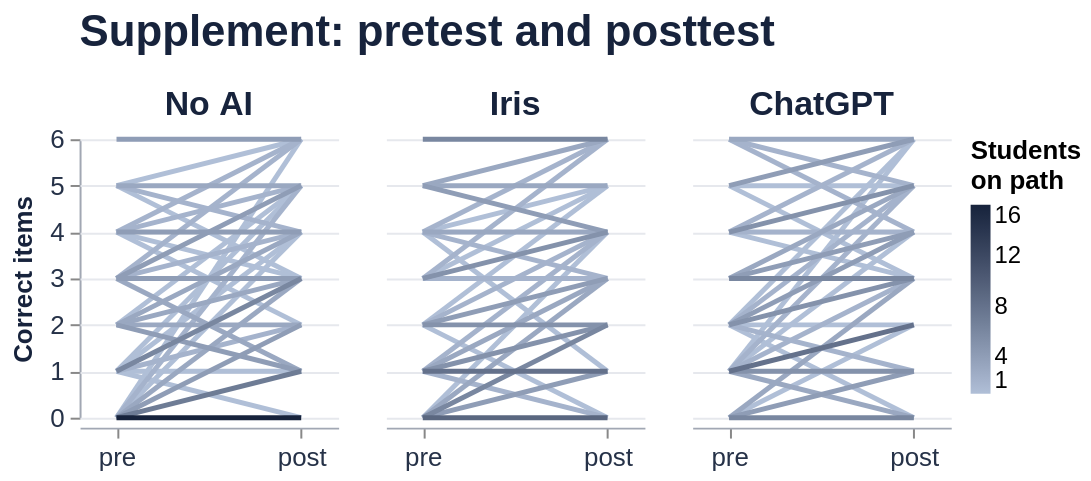

Vega-Lite specification stored for this chart:
### Vega-Lite specification from a JSON file in a GitHub repository (floating-point values rounded to 4 significant figures)
{"$schema": "https://vega.github.io/schema/vega-lite/v6.json", "title": {"frame": "group", "text": "Supplement: pretest and posttest", "fontSize": 22, "offset": 16}, "data": {"values": [{"group": "No AI", "pre": 1, "post": 5, "path": "1:5", "count": 1}, {"group": "No AI", "pre": 0, "post": 6, "path": "0:6", "count": 1}, {"group": "No AI", "pre": 5, "post": 3, "path": "5:3", "count": 1}, {"group": "No AI", "pre": 4, "post": 3, "path": "4:3", "count": 1}, {"group": "No AI", "pre": 5, "post": 6, "path": "5:6", "count": 1}, {"group": "No AI", "pre": 1, "post": 0, "path": "1:0", "count": 1}, {"group": "No AI", "pre": 0, "post": 4, "path": "0:4", "count": 1}, {"group": "No AI", "pre": 2, "post": 5, "path": "2:5", "count": 1}, {"group": "No AI", "pre": 4, "post": 2, "path": "4:2", "count": 1}, {"group": "No AI", "pre": 1, "post": 4, "path": "1:4", "count": 1}, {"group": "No AI", "pre": 1, "post": 1, "path": "1:1", "count": 1}, {"group": "Iris", "pre": 4, "post": 5, "path": "4:5", "count": 1}, {"group": "Iris", "pre": 2, "post": 0, "path": "2:0", "count": 1}, {"group": "Iris", "pre": 0, "post": 4, "path": "0:4", "count": 1}, {"group": "Iris", "pre": 3, "post": 5, "path": "3:5", "count": 1}, {"group": "Iris", "pre": 2, "post": 5, "path": "2:5", "count": 1}, {"group": "Iris", "pre": 4, "post": 1, "path": "4:1", "count": 1}, {"group": "ChatGPT", "pre": 2, "post": 0, "path": "2:0", "count": 1}, {"group": "ChatGPT", "pre": 1, "post": 6, "path": "1:6", "count": 1}, {"group": "ChatGPT", "pre": 2, "post": 6, "path": "2:6", "count": 1}, {"group": "ChatGPT", "pre": 5, "post": 5, "path": "5:5", "count": 1}, {"group": "ChatGPT", "pre": 4, "post": 3, "path": "4:3", "count": 1}, {"group": "ChatGPT", "pre": 1, "post": 4, "path": "1:4", "count": 1}, {"group": "ChatGPT", "pre": 0, "post": 2, "path": "0:2", "count": 1}, {"group": "ChatGPT", "pre": 5, "post": 3, "path": "5:3", "count": 1}, {"group": "ChatGPT", "pre": 2, "post": 2, "path": "2:2", "count": 1}, {"group": "No AI", "pre": 0, "post": 5, "path": "0:5", "count": 2}, {"group": "No AI", "pre": 3, "post": 4, "path": "3:4", "count": 2}, {"group": "No AI", "pre": 4, "post": 6, "path": "4:6", "count": 2}, {"group": "No AI", "pre": 3, "post": 6, "path": "3:6", "count": 2}, {"group": "No AI", "pre": 4, "post": 5, "path": "4:5", "count": 2}, {"group": "No AI", "pre": 5, "post": 4, "path": "5:4", "count": 2}, {"group": "No AI", "pre": 1, "post": 2, "path": "1:2", "count": 2}, {"group": "Iris", "pre": 2, "post": 4, "path": "2:4", "count": 2}, {"group": "Iris", "pre": 4, "post": 3, "path": "4:3", "count": 2}, {"group": "Iris", "pre": 1, "post": 4, "path": "1:4", "count": 2}, {"group": "Iris", "pre": 3, "post": 3, "path": "3:3", "count": 2}, {"group": "Iris", "pre": 4, "post": 6, "path": "4:6", "count": 2}, {"group": "Iris", "pre": 3, "post": 6, "path": "3:6", "count": 2}, {"group": "Iris", "pre": 1, "post": 0, "path": "1:0", "count": 2}, {"group": "ChatGPT", "pre": 4, "post": 6, "path": "4:6", "count": 2}, {"group": "ChatGPT", "pre": 1, "post": 5, "path": "1:5", "count": 2}, {"group": "ChatGPT", "pre": 2, "post": 1, "path": "2:1", "count": 2}, {"group": "ChatGPT", "pre": 4, "post": 4, "path": "4:4", "count": 2}, {"group": "ChatGPT", "pre": 6, "post": 4, "path": "6:4", "count": 2}, {"group": "ChatGPT", "pre": 6, "post": 5, "path": "6:5", "count": 2}, {"group": "ChatGPT", "pre": 1, "post": 3, "path": "1:3", "count": 2}, {"group": "ChatGPT", "pre": 2, "post": 5, "path": "2:5", "count": 2}, {"group": "No AI", "pre": 2, "post": 3, "path": "2:3", "count": 3}, {"group": "No AI", "pre": 2, "post": 2, "path": "2:2", "count": 3}, {"group": "No AI", "pre": 0, "post": 3, "path": "0:3", "count": 3}, {"group": "No AI", "pre": 2, "post": 4, "path": "2:4", "count": 3}, {"group": "No AI", "pre": 3, "post": 1, "path": "3:1", "count": 3}, {"group": "No AI", "pre": 5, "post": 5, "path": "5:5", "count": 3}, {"group": "Iris", "pre": 4, "post": 4, "path": "4:4", "count": 3}, {"group": "Iris", "pre": 5, "post": 6, "path": "5:6", "count": 3}, {"group": "Iris", "pre": 5, "post": 5, "path": "5:5", "count": 3}, {"group": "Iris", "pre": 0, "post": 3, "path": "0:3", "count": 3}, {"group": "Iris", "pre": 1, "post": 3, "path": "1:3", "count": 3}, {"group": "ChatGPT", "pre": 6, "post": 6, "path": "6:6", "count": 3}, {"group": "ChatGPT", "pre": 0, "post": 3, "path": "0:3", "count": 3}, {"group": "ChatGPT", "pre": 3, "post": 5, "path": "3:5", "count": 3}, {"group": "ChatGPT", "pre": 1, "post": 0, "path": "1:0", "count": 3}, {"group": "No AI", "pre": 2, "post": 1, "path": "2:1", "count": 4}, {"group": "No AI", "pre": 0, "post": 2, "path": "0:2", "count": 4}, {"group": "No AI", "pre": 3, "post": 5, "path": "3:5", "count": 4}, {"group": "No AI", "pre": 6, "post": 6, "path": "6:6", "count": 4}, {"group": "No AI", "pre": 3, "post": 3, "path": "3:3", "count": 4}, {"group": "No AI", "pre": 4, "post": 4, "path": "4:4", "count": 4}, {"group": "Iris", "pre": 2, "post": 3, "path": "2:3", "count": 4}, {"group": "Iris", "pre": 5, "post": 4, "path": "5:4", "count": 4}, {"group": "Iris", "pre": 0, "post": 1, "path": "0:1", "count": 4}, {"group": "ChatGPT", "pre": 2, "post": 4, "path": "2:4", "count": 4}, {"group": "ChatGPT", "pre": 5, "post": 6, "path": "5:6", "count": 4}, {"group": "ChatGPT", "pre": 0, "post": 1, "path": "0:1", "count": 4}, {"group": "ChatGPT", "pre": 3, "post": 4, "path": "3:4", "count": 4}, {"group": "Iris", "pre": 1, "post": 2, "path": "1:2", "count": 5}, {"group": "Iris", "pre": 2, "post": 2, "path": "2:2", "count": 5}, {"group": "Iris", "pre": 3, "post": 4, "path": "3:4", "count": 5}, {"group": "ChatGPT", "pre": 4, "post": 5, "path": "4:5", "count": 5}, {"group": "ChatGPT", "pre": 1, "post": 1, "path": "1:1", "count": 5}, {"group": "ChatGPT", "pre": 2, "post": 3, "path": "2:3", "count": 5}, {"group": "No AI", "pre": 1, "post": 3, "path": "1:3", "count": 6}, {"group": "Iris", "pre": 6, "post": 6, "path": "6:6", "count": 6}, {"group": "Iris", "pre": 0, "post": 2, "path": "0:2", "count": 6}, {"group": "ChatGPT", "pre": 3, "post": 3, "path": "3:3", "count": 6}, {"group": "ChatGPT", "pre": 0, "post": 0, "path": "0:0", "count": 6}, {"group": "No AI", "pre": 0, "post": 1, "path": "0:1", "count": 7}, {"group": "Iris", "pre": 1, "post": 1, "path": "1:1", "count": 8}, {"group": "ChatGPT", "pre": 1, "post": 2, "path": "1:2", "count": 8}, {"group": "Iris", "pre": 0, "post": 0, "path": "0:0", "count": 9}, {"group": "No AI", "pre": 0, "post": 0, "path": "0:0", "count": 16}]}, "transform": [{"fold": ["pre", "post"], "as": ["time", "score"]}], "facet": {"column": {"field": "group", "sort": ["No AI", "Iris", "ChatGPT"], "title": null, "header": {"labelFontSize": 17, "labelColor": "#17233c", "labelFontWeight": "bold", "labelPadding": 3}}}, "spacing": 24, "spec": {"width": 130, "height": 140, "mark": {"type": "line", "strokeWidth": 2.5, "opacity": 1}, "encoding": {"x": {"field": "time", "type": "ordinal", "sort": ["pre", "post"], "title": null, "scale": {"padding": 0.2}, "axis": {"labelFontSize": 13, "labelPadding": 4}}, "y": {"field": "score", "type": "quantitative", "scale": {"domain": [0, 6], "nice": false}, "title": "Correct items", "axis": {"values": [0, 1, 2, 3, 4, 5, 6], "labelFontSize": 13, "titleFontSize": 13, "labelPadding": 3, "titlePadding": 6}}, "detail": {"field": "path", "type": "nominal"}, "color": {"field": "count", "type": "quantitative", "scale": {"domain": [1, 16], "nice": false, "range": ["#b0bfd7", "#17233c"]}, "legend": {"title": ["Students", "on path"], "orient": "right", "direction": "vertical", "gradientLength": 95, "titleLimit": 100, "values": [1, 4, 8, 12, 16], "format": "d", "titleFontSize": 13, "labelFontSize": 12, "gradientThickness": 10, "offset": 10}}, "tooltip": [{"field": "group", "title": "Group"}, {"field": "pre", "title": "Pretest"}, {"field": "post", "title": "Posttest"}, {"field": "count", "title": "Students"}]}}, "resolve": {"scale": {"y": "shared", "color": "shared"}}, "config": {"font": "Arial", "background": "white", "view": {"stroke": null}, "axis": {"labelFontSize": 17, "titleFontSize": 18, "titlePadding": 12, "labelColor": "#263248", "titleColor": "#17233c", "gridColor": "#e6e8ed", "domainColor": "#a1a7b3", "labelPadding": 8, "labelAngle": 0}, "title": {"fontSize": 22, "anchor": "start", "color": "#17233c", "offset": 18, "subtitleFontSize": 16, "subtitleColor": "#667085", "subtitlePadding": 8}, "legend": {"labelFontSize": 15, "titleFontSize": 16, "orient": "bottom"}}}
